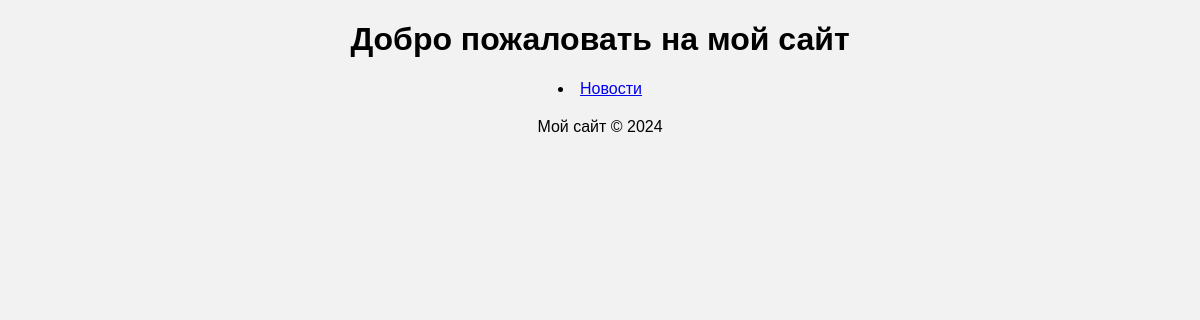
The app's page /subscriptions/ (signed in), older data.
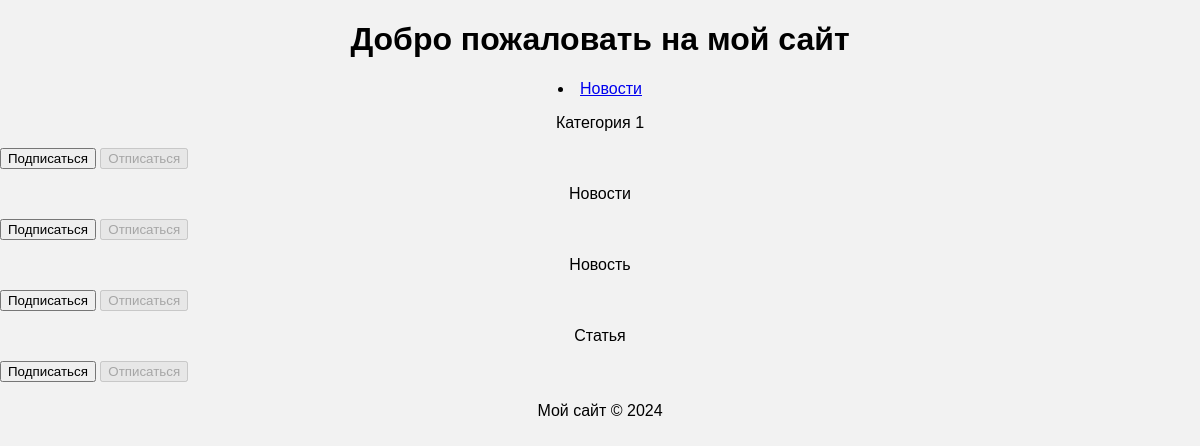
The same page, newer data.
### newsapp/models.py (models this page shows, shortened)
class Category(models.Model):
    name = models.CharField(max_length=100, unique=True)
    subscribers = models.ManyToManyField(User, blank=True, related_name='categories')

### newsapp/views.py (the view, shortened to what this page needs)
# urls.py: path('subscriptions/', subscriptions, name='subscriptions'),
@login_required
@csrf_protect
def subscriptions(request):
    categories_with_subscriptions = Category.objects.annotate(
        user_subscribed=Exists(
            Subscriber.objects.filter(
                user=request.user,
                category=OuterRef('pk'),
            )
        )
    ).order_by('name')
    return render(
        request,
        'subscriptions.html',
        {'categories': categories_with_subscriptions},
    )

### newsapp/templates/subscriptions.html (shortened to what this page needs)
{% extends 'default.html' %}
{% block content %}
    {% for category in categories  %}
        <p>
            {{ category.name }}
            <form method="post">
                {% if category.user_subscribed %}
                    <button disabled>Подписаться</button>
                    <button name="action" value="unsubscribe">Отписаться</button>
                {% else %}
                    <button name="action" value="subscribe">Подписаться</button>
                    <button disabled>Отписаться</button>
                {% endif %}
            </form>
        </p>
    {% endfor %}
{% endblock content %}

### newsapp/templates/default.html (shortened to what this page needs)
<!DOCTYPE html>
<html lang="en">
<head>
    {% load static %}
    <link rel="stylesheet" href="{% static 'css/styles.css' %}">
</head>
<body>
    <header>
        <h1>Добро пожаловать на мой сайт</h1>
        <nav>
                <li><a href="/news/">Новости</a></li>
        </nav>
    </header>
    <main>
        {% block content %}
        {% endblock %}
    </main>
    <footer>
        <p>Мой сайт &copy; 2024</p>
    </footer>
</body>
</html>

### newsapp/static/css/styles.css (style rules this page uses)
body { font-family: Arial, sans-serif; margin: 0; padding: 0; background-color: #f2f2f2; }
h1, h2, li, h3, ul, p, td, tr, th { text-align: center; }
footer { margin-top: 20px; text-align: center; }

Row changes from the older to the newer data that the page shows:
added Category: name "Категория 1", shows "Подписаться"
added Category: name "Новости", shows "Подписаться"
added Category: name "Новость", shows "Подписаться"
added Category: name "Статья", shows "Подписаться"
